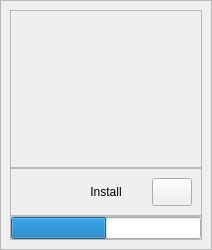
                    <widget class="QFrame" name="micr_app">
                     <property name="sizePolicy">
                      <sizepolicy hsizetype="Fixed" vsizetype="Fixed">
                       <horstretch>0</horstretch>
                       <verstretch>0</verstretch>
                      </sizepolicy>
                     </property>
                     <property name="minimumSize">
                      <size>
                       <width>180</width>
                       <height>250</height>
                      </size>
                     </property>
                     <property name="styleSheet">
                      <string notr="true"/>
                     </property>
                     <property name="frameShape">
                      <enum>QFrame::StyledPanel</enum>
                     </property>
                     <property name="frameShadow">
                      <enum>QFrame::Raised</enum>
                     </property>
                     <layout class="QVBoxLayout" name="verticalLayout_28">
                      <property name="spacing">
                       <number>0</number>
                      </property>
                      <property name="leftMargin">
                       <number>9</number>
                      </property>
                      <property name="topMargin">
                       <number>9</number>
                      </property>
                      <property name="rightMargin">
                       <number>9</number>
                      </property>
                      <property name="bottomMargin">
                       <number>9</number>
                      </property>
                      <item>
                       <widget class="QFrame" name="app_info_10">
                        <property name="styleSheet">
                         <string notr="true">image: url(:/logos/images/logo/Quest_Microgrid_Logo_RGB.png);</string>
                        </property>
                        <property name="frameShape">
                         <enum>QFrame::StyledPanel</enum>
                        </property>
                        <property name="frameShadow">
                         <enum>QFrame::Raised</enum>
                        </property>
                       </widget>
                      </item>
                      <item>
                       <widget class="QFrame" name="app_control_10">
                        <property name="sizePolicy">
                         <sizepolicy hsizetype="Preferred" vsizetype="Fixed">
                          <horstretch>0</horstretch>
                          <verstretch>0</verstretch>
                         </sizepolicy>
                        </property>
                        <property name="minimumSize">
                         <size>
                          <width>0</width>
                          <height>40</height>
                         </size>
                        </property>
                        <property name="styleSheet">
                         <string notr="true"/>
                        </property>
                        <property name="frameShape">
                         <enum>QFrame::StyledPanel</enum>
                        </property>
                        <property name="frameShadow">
                         <enum>QFrame::Raised</enum>
                        </property>
                        <layout class="QHBoxLayout" name="horizontalLayout_18">
                         <item>
                          <widget class="QPushButton" name="app_about_button_10">
                           <property name="sizePolicy">
                            <sizepolicy hsizetype="Fixed" vsizetype="Fixed">
                             <horstretch>0</horstretch>
                             <verstretch>0</verstretch>
                            </sizepolicy>
                           </property>
                           <property name="minimumSize">
                            <size>
                             <width>28</width>
                             <height>28</height>
                            </size>
                           </property>
                           <property name="styleSheet">
                            <string notr="true"/>
                           </property>
                           <property name="text">
                            <string/>
                           </property>
                           <property name="icon">
                            <iconset resource="../../../resources.qrc">
                             <normaloff>:/icon/images/icons/info_FILL0_wght200_GRAD0_opsz48(1).svg</normaloff>:/icon/images/icons/info_FILL0_wght200_GRAD0_opsz48(1).svg</iconset>
                           </property>
                           <property name="iconSize">
                            <size>
                             <width>28</width>
                             <height>28</height>
                            </size>
                           </property>
                           <property name="checkable">
                            <bool>false</bool>
                           </property>
                           <property name="flat">
                            <bool>true</bool>
                           </property>
                          </widget>
                         </item>
                         <item>
                          <widget class="QPushButton" name="microgrid_install_button">
                           <property name="minimumSize">
                            <size>
                             <width>0</width>
                             <height>28</height>
                            </size>
                           </property>
                           <property name="styleSheet">
                            <string notr="true"/>
                           </property>
                           <property name="text">
                            <string>Install</string>
                           </property>
                           <property name="iconSize">
                            <size>
                             <width>16</width>
                             <height>16</height>
                            </size>
                           </property>
                           <property name="checkable">
                            <bool>true</bool>
                           </property>
                           <property name="flat">
                            <bool>true</bool>
                           </property>
                          </widget>
                         </item>
                         <item>
                          <widget class="QPushButton" name="app_setting_button_10">
                           <property name="sizePolicy">
                            <sizepolicy hsizetype="Fixed" vsizetype="Fixed">
                             <horstretch>0</horstretch>
                             <verstretch>0</verstretch>
                            </sizepolicy>
                           </property>
                           <property name="minimumSize">
                            <size>
                             <width>28</width>
                             <height>28</height>
                            </size>
                           </property>
                           <property name="styleSheet">
                            <string notr="true"/>
                           </property>
                           <property name="text">
                            <string/>
                           </property>
                           <property name="icon">
                            <iconset resource="../../../resources.qrc">
                             <normaloff>:/icon/images/icons/settings_FILL0_wght200_GRAD0_opsz48.png</normaloff>:/icon/images/icons/settings_FILL0_wght200_GRAD0_opsz48.png</iconset>
                           </property>
                           <property name="iconSize">
                            <size>
                             <width>28</width>
                             <height>28</height>
                            </size>
                           </property>
                           <property name="checkable">
                            <bool>false</bool>
                           </property>
                          </widget>
                         </item>
                        </layout>
                       </widget>
                      </item>
                      <item>
                       <widget class="QFrame" name="microProgressBar">
                        <property name="sizePolicy">
                         <sizepolicy hsizetype="Preferred" vsizetype="Fixed">
                          <horstretch>0</horstretch>
                          <verstretch>0</verstretch>
                         </sizepolicy>
                        </property>
                        <property name="minimumSize">
                         <size>
                          <width>0</width>
                          <height>8</height>
                         </size>
                        </property>
                        <property name="styleSheet">
                         <string notr="true"/>
                        </property>
                        <property name="frameShape">
                         <enum>QFrame::StyledPanel</enum>
                        </property>
                        <property name="frameShadow">
                         <enum>QFrame::Raised</enum>
                        </property>
                        <layout class="QVBoxLayout" name="verticalLayout_29">
                         <property name="spacing">
                          <number>0</number>
                         </property>
                         <property name="leftMargin">
                          <number>0</number>
                         </property>
                         <property name="topMargin">
                          <number>0</number>
                         </property>
                         <property name="rightMargin">
                          <number>0</number>
                         </property>
                         <property name="bottomMargin">
                          <number>0</number>
                         </property>
                         <item>
                          <widget class="QProgressBar" name="micro_progress_bar">
                           <property name="sizePolicy">
                            <sizepolicy hsizetype="Preferred" vsizetype="Fixed">
                             <horstretch>0</horstretch>
                             <verstretch>0</verstretch>
                            </sizepolicy>
                           </property>
                           <property name="minimumSize">
                            <size>
                             <width>0</width>
                             <height>0</height>
                            </size>
                           </property>
                           <property name="styleSheet">
                            <string notr="true"/>
                           </property>
                           <property name="value">
                            <number>50</number>
                           </property>
                           <property name="textVisible">
                            <bool>false</bool>
                           </property>
                           <property name="invertedAppearance">
                            <bool>false</bool>
                           </property>
                          </widget>
                         </item>
                        </layout>
                       </widget>
                      </item>
                     </layout>
                    </widget>
